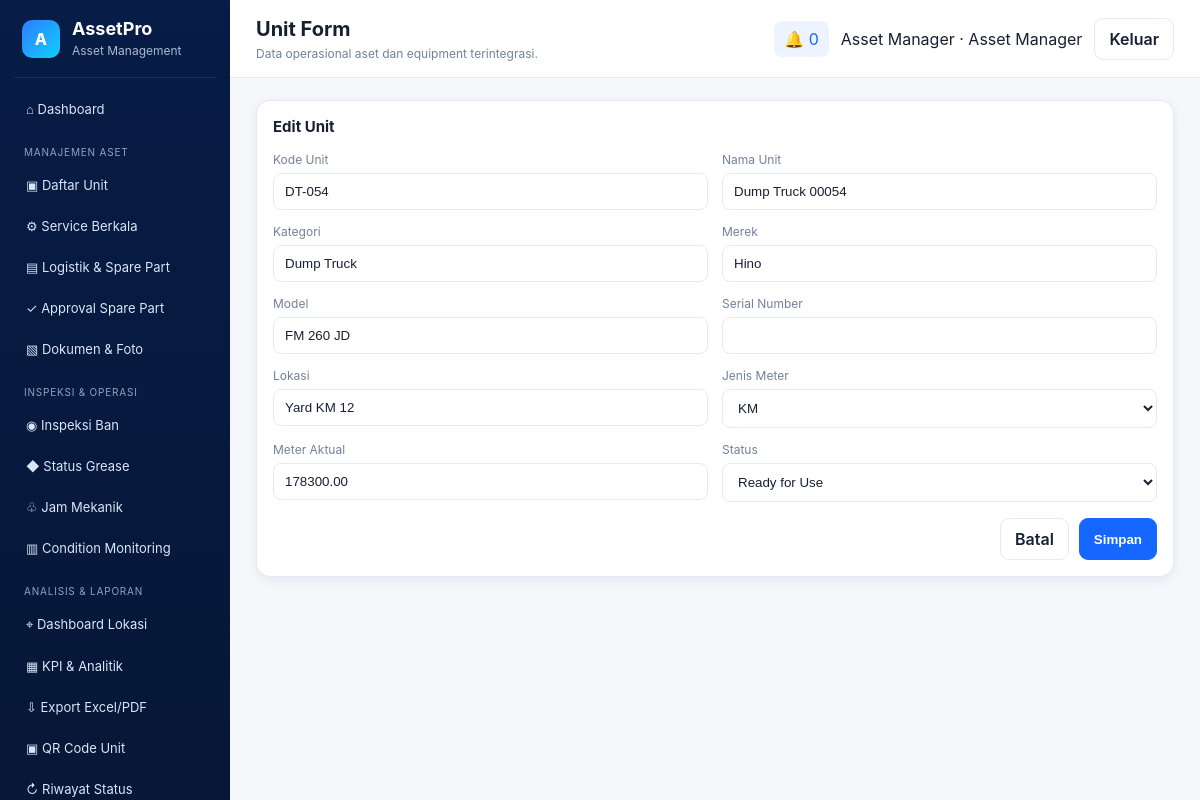
Screenshot of /dashboard.php?page=unit-form&id=1 (signed in) with the database file from the repository.
### tables this page shows
CREATE TABLE units(id INT AUTO_INCREMENT PRIMARY KEY,unit_code VARCHAR(40) UNIQUE NOT NULL,unit_name VARCHAR(120) NOT NULL,category VARCHAR(80) NOT NULL,brand VARCHAR(80),model VARCHAR(80),serial_number VARCHAR(100),location VARCHAR(120),meter_type ENUM('HM','KM') DEFAULT 'HM',current_meter DECIMAL(12,2) DEFAULT 0,operational_status ENUM('Ready for Use','Breakdown','Downtime','Maintenance') DEFAULT 'Ready for Use',created_at TIMESTAMP DEFAULT CURRENT_TIMESTAMP,updated_at TIMESTAMP DEFAULT CURRENT_TIMESTAMP ON UPDATE CURRENT_TIMESTAMP);

### app/helpers.php (called while the page is built, shortened)
<?php
function e(?string $value): string { return htmlspecialchars($value ?? '', ENT_QUOTES, 'UTF-8'); }
function page_url(string $page, array $params=[]): string { return 'dashboard.php?' . http_build_query(array_merge(['page'=>$page],$params)); }

### pages/unit-form.php (the view, shortened to what this page needs)
<?php
$id=(int)($_GET['id']??0);$unit=['id'=>0,'unit_code'=>'','unit_name'=>'','category'=>'','brand'=>'','model'=>'','serial_number'=>'','location'=>'','meter_type'=>'HM','current_meter'=>0,'operational_status'=>'Ready for Use'];
if($id){$stmt=$pdo->prepare('SELECT * FROM units WHERE id=?');$stmt->execute([$id]);$unit=$stmt->fetch()?:$unit;}
?>
<div class="card panel form-card"><h3><?=$id?'Edit':'Tambah'?> Unit</h3><form method="post" action="actions/save_unit.php"><div class="form-grid">
<label>Kode Unit<input name="unit_code" value="<?=e($unit['unit_code'])?>" required></label><label>Nama Unit<input name="unit_name" value="<?=e($unit['unit_name'])?>" required></label><label>Kategori<input name="category" value="<?=e($unit['category'])?>" required></label><label>Merek<input name="brand" value="<?=e($unit['brand'])?>"></label><label>Model<input name="model" value="<?=e($unit['model'])?>"></label><label>Serial Number<input name="serial_number" value="<?=e($unit['serial_number'])?>"></label><label>Lokasi<input name="location" value="<?=e($unit['location'])?>"></label><label>Jenis Meter<select name="meter_type"><option <?= $unit['meter_type']==='HM'?'selected':'' ?>>HM</option><option <?= $unit['meter_type']==='KM'?'selected':'' ?>>KM</option></select></label><label>Meter Aktual<input type="number" step="0.01" name="current_meter" value="<?=e((string)$unit['current_meter'])?>"></label><label>Status<select name="operational_status"><?php foreach(['Ready for Use','Breakdown','Downtime','Maintenance'] as $s): ?><option <?=$unit['operational_status']===$s?'selected':''?>><?=$s?></option><?php endforeach;?></select></label></div><div class="form-actions"><a class="btn" href="<?=page_url('units')?>">Batal</a><button class="btn primary">Simpan</button></div></form></div>

### assets/css/app.css (style rules this page uses)
:root { --navy:#071c46;--blue:#1667ff;--green:#20b26b;--orange:#ff9b21;--red:#ef4444;--purple:#6d5dfc;--text:#172033;--muted:#72809a;--line:#e5eaf2;--bg:#f5f7fb;--card:#fff;--shadow:0 3px 12px rgba(20,35,70,.07);--radius:14px }
* { box-sizing:border-box }
body { margin:0;font-family:Inter,Segoe UI,Arial,sans-serif;background:var(--bg);color:var(--text) }
a { color:#1667ff;text-decoration:none }
.card { background:var(--card);border:1px solid var(--line);border-radius:var(--radius);box-shadow:var(--shadow) }
.panel { padding:16px;overflow:auto }
.panel h3 { margin:0 0 16px;font-size:15px }
.btn { border:1px solid var(--line);background:#fff;color:var(--text);border-radius:9px;padding:10px 14px;cursor:pointer;font-weight:600 }
.btn.primary { background:var(--blue);color:#fff;border-color:var(--blue) }
.form-card { max-width:1000px }
.form-grid { display:grid;grid-template-columns:repeat(2,minmax(0,1fr));gap:14px }
.form-grid label { display:flex;flex-direction:column;gap:6px;font-size:12px;color:var(--muted) }
input,select,textarea { width:100%;padding:10px 11px;border:1px solid var(--line);border-radius:8px;background:#fff;color:var(--text) }
.form-actions { display:flex;justify-content:flex-end;gap:10px;margin-top:16px }

### rows the page displays
units: unit_code "DT-054", unit_name "Dump Truck 00054", category "Dump Truck", brand "Hino", model "FM 260 JD", location "Yard KM 12", meter_type "KM", current_meter "178300.00", operational_status "Ready for Use"

### other values shown
str_replace('-',' ',$page==='home'?'Dashboard Asset Manager':$page) "Unit Form"
$unread "0"
current_user()['name'] "Asset Manager"
role_label(current_role()) "Asset Manager"
